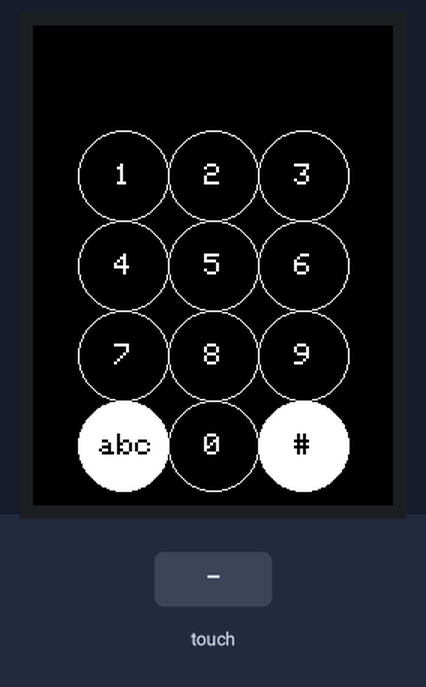
Bench run of a sketch on a simulated Arduino Leonardo, built with avr-gcc and run on an emulated ATmega32U4. Parts: 240×320 colour display. The test bench sets the inputs (shaded band).

Above: at 1.4 s.
1.5 s: touch panel pressed at 13 % / 90 % of its raw x / y range
3.0 s: touch panel pressed at 62 % / 90 % of its raw x / y range
At 3.6 s:
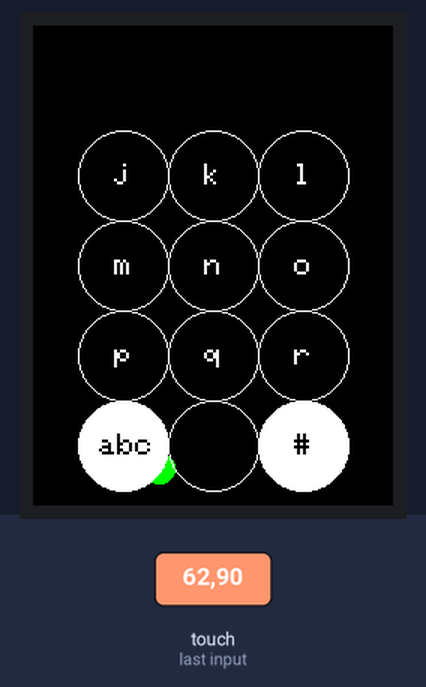
4.7 s: touch panel pressed at 13 % / 90 % of its raw x / y range
At 5.4 s:
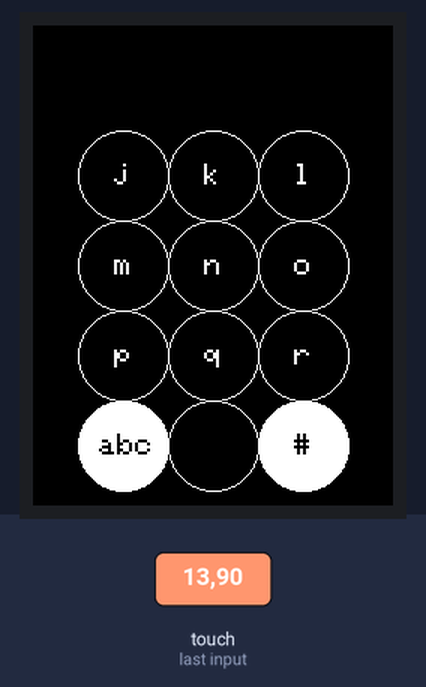
6.4 s: touch panel pressed at 13 % / 10 % of its raw x / y range
At 7.7 s:
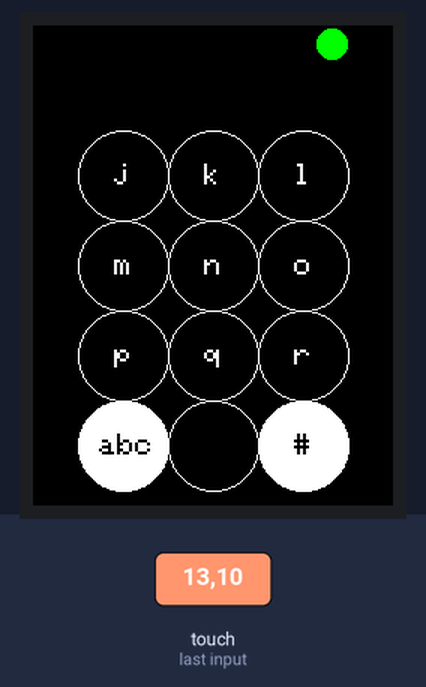
8.0 s: touch panel pressed at 62 % / 90 % of its raw x / y range
At 8.6 s:
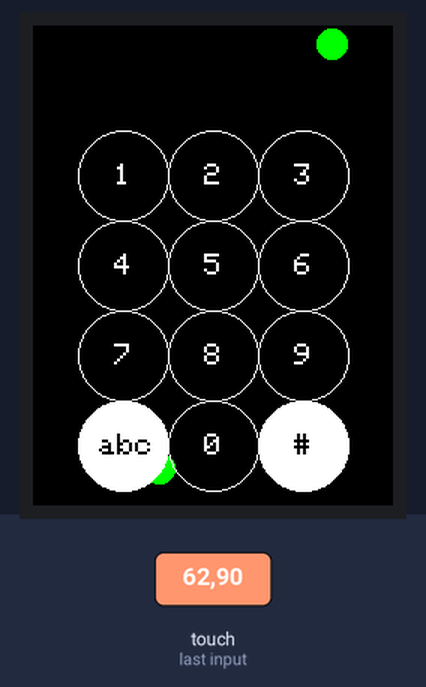
9.7 s: touch panel pressed at 62 % / 90 % of its raw x / y range
At 11.1 s:
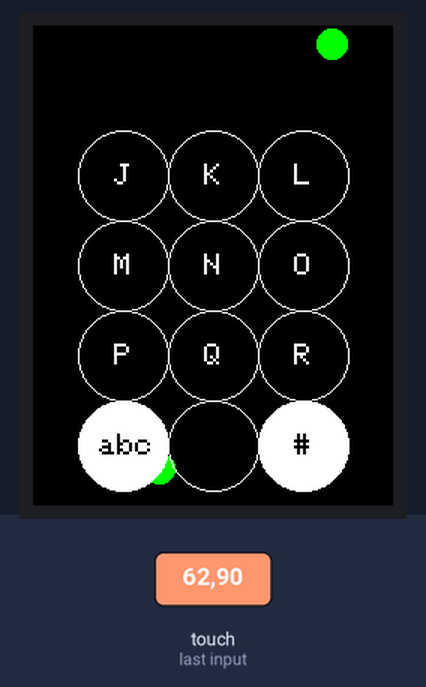
Timing chart, 0 to 12.4 s (numbered marks = the images above; inputs shaded):
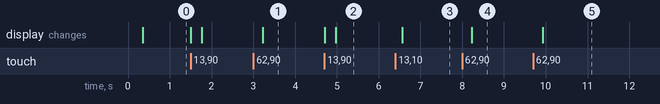

The sketch:

KTouch.ino
```cpp
// the regular Adafruit "TouchScreen.h" library only works on AVRs

// different mcufriend shields have Touchscreen on different pins
// and rotation.
// Run the TouchScreen_Calibr_native sketch for calibration of your shield


#include <MCUFRIEND_kbv.h>
MCUFRIEND_kbv tft;       // hard-wired for UNO shields anyway.
#include <TouchScreen.h>


//char *name = "BGood.";  //edit name of shield
char sname = 'B';
char *name = &sname;  //edit name of shield
const int XP=7,XM=A1,YP=A2,YM=6; //240x320 ID=0x9329
const int TS_LEFT=895,TS_RT=153,TS_TOP=87,TS_BOT=905;
const int TS_MINX=87,TS_MAXX=905,TS_MINY=153,TS_MAXY=895;


/*
char *name = "BGood";  //edit name of shield
const int XP=7,XM=A1,YP=A2,YM=6; //240x320 ID=0x9329
const int TS_LEFT=871,TS_RT=177,TS_TOP=96,TS_BOT=884;
const int TS_MINX=87,TS_MAXX=905,TS_MINY=157,TS_MAXY=895;
*/

/*
char *name = "MM";  //edit name of shield
const int XP=7,XM=A1,YP=A2,YM=6; //240x320 ID=0x9329
const int TS_LEFT=871,TS_RT=177,TS_TOP=96,TS_BOT=884;
const int TS_MINX=87,TS_MAXX=905,TS_MINY=157,TS_MAXY=895;    // clock 1,2,3,4,5 -> 3,2,1,4,5 [ \ ]
*/

/*
char *name = "MM1";  //edit name of shield !!! testing !!!
const int XP=7,XM=A1,YP=A2,YM=6; //240x320 ID=0x9329
const int TS_LEFT=871,TS_RT=177,TS_TOP=96,TS_BOT=884;
//const int TS_MINX=87,TS_MAXX=905,TS_MINY=157,TS_MAXY=895;    // clock 1,2,3,4,5 -> 3,2,1,4,5 [ \ ]
const int TS_MINX=87,TS_MAXX=905,TS_MINY=157,TS_MAXY=895;    // clock 1,2,3,4,5 -> 3,2,1,4,5 [ \ ]

//const int TS_MINX=910,TS_MAXX=78,TS_MINY=106,TS_MAXY=910;

*/

/*
char *name = "M1";  //edit name of shield

const int XP=8,XM=A2,YP=A3,YM=9; //240x320 ID=0x9341
const int TS_LEFT=106,TS_RT=910,TS_TOP=78,TS_BOT=901;
//const int TS_MINX=905,TS_MAXX=87,TS_MINY=157,TS_MAXY=895;
const int TS_MINX=910,TS_MAXX=78,TS_MINY=106,TS_MAXY=910;
*/


/*
char *name = "Elegoo.";  //edit name of shield
const int XP=8,XM=A2,YP=A3,YM=9; //240x320 ID=0x9329
const int TS_LEFT=895,TS_RT=157,TS_TOP=87,TS_BOT=905;
const int TS_MINX=87,TS_MAXX=905,TS_MINY=157,TS_MAXY=895;
*/


TouchScreen ts = TouchScreen(XP, YP, XM, YM, 300);
TSPoint tp;

#define MINPRESSURE 200
#define MAXPRESSURE 1000

boolean blocked = true;

#include "Keyboard.h" // Arduino Leonardo
#include "display.h" // Display's drawing functions
#include "touch.h"  // Touch functions

void setup(void){

  tft_setup();
}


void loop(){

 char code;

 tft.fillScreen(BLACK);
 // wait for a code then show the corresponding screen

 code = getCode();

 // Print the key touched

 switch(code){
  case '#':  // if none is selected the returned code is '#'.
      break;
  case '!':  // "execution mode". Write words and sentences.
      code = getCode();
      switch(code){
        case 'a':
          Keyboard.println("Abra cadabra");
        break;

        case 's':
          Keyboard.println("Salvador");
        break;
      }
      break;

  default:
      Keyboard.print(code);
      break;
  }
}
```

display.h
```cpp
//Display's drawing functions

/*
// Assign human-readable names to some common 16-bit color values:
#define BLACK   0x0000
#define BLUE    0x001F
#define RED     0xF800
#define GREEN   0x07E0
#define CYAN    0x07FF
#define MAGENTA 0xF81F
#define YELLOW  0xFFE0
#define WHITE   0xFFFF
*/

const uint16_t BLACK  = 0x0000;
const uint16_t BLUE   = 0x001F;
const uint16_t RED    = 0xF800;
const uint16_t GREEN  = 0x07E0;
const uint16_t MAGENTA = 0xF81F;
const uint16_t YELLOW   = 0xFFE0;
const uint16_t CYAN   = 0x07FF;
const uint16_t WHITE  = 0xFFFF;


void textckeypad(uint16_t x0, uint16_t y0, uint16_t c, char t){
  // prints c char into the keypad circle.

      tft.setCursor(x0-6,y0-8);
      tft.setTextSize(2);
      tft.setTextColor(c);
      tft.print(t);
}

char ckeypad(uint16_t x0, uint16_t y0, uint16_t r, uint16_t c, int l, boolean blocked){

  // l layout abc -> 123
  // return the selected number if blocked.

 // blocked = true;
  // O O O
  // O O O
  // O O O
  //   O [O]

  // 1 2 3
  // 4 5 6
  // 7 8 9
  //   0 [] //


 char cs[]= "0123456789!abcdefghi jklmnopqr stuvwxyz.0123456789 ABCDEFGHI JKLMNOPQR STUVWXYZ.";

  char n; // number touched on cKeypad.

  //1rst col

  tft.drawCircle(x0,y0,r,c);    //  1
  textckeypad(x0,y0,c,cs[1+(l*10)]);

  tft.drawCircle(x0,y0+2*r,r,c);//  4
  textckeypad(x0,y0+2*r,c,cs[4+(l*10)]);

  tft.drawCircle(x0,y0+4*r,r,c);//  7
  textckeypad(x0,y0+4*r,c,cs[7+(l*10)]);

  tft.fillCircle(x0,y0+6*r,r,c);//  abc
  textckeypad(x0-10,y0+6*r,BLACK,'a');
  tft.print("bc");
  //tft.print('c');


  //2on col
  tft.drawCircle(x0+2*r,y0,r,c);    // 2
  textckeypad(x0+2*r,y0,c,cs[2+(l*10)]);

  tft.drawCircle(x0+2*r,y0+2*r,r,c);// 5
  textckeypad(x0+2*r,y0+2*r,c,cs[5+(l*10)]);

  tft.drawCircle(x0+2*r,y0+4*r,r,c);// 8
  textckeypad(x0+2*r,y0+4*r,c,cs[8+(l*10)]);

  tft.drawCircle(x0+2*r,y0+6*r,r,c);// 0
  textckeypad(x0+2*r,y0+6*r,c,cs[0+(l*10)]);


  //3rd Col
  tft.drawCircle(x0+4*r,y0,r,c);    // 3
  textckeypad(x0+4*r,y0,c,cs[3+(l*10)]);

  tft.drawCircle(x0+4*r,y0+2*r,r,c);// 6
  textckeypad(x0+4*r,y0+2*r,c,cs[6+(l*10)]);

  tft.drawCircle(x0+4*r,y0+4*r,r,c);// 9
  textckeypad(x0+4*r,y0+4*r,c,cs[9+(l*10)]);

  tft.fillCircle(x0+4*r,y0+6*r,r,c);// . // 10
  textckeypad(x0+4*r,y0+6*r,BLACK,'#');


  while(blocked){
    tp = ts.getPoint();
    pinMode(XM, OUTPUT);
    pinMode(YP, OUTPUT);

    if (tp.z < MINPRESSURE || tp.z > MAXPRESSURE) continue;
   // if (tp.x > 450 && tp.x < 570  && tp.y > 450 && tp.y < 570) blocked = false;


    //tft.setCursor(0, (tft.height() * 3) / 4);
    //tft.print("tp.x=" + String(tp.x) + " tp.y=" + String(tp.y) + " n:"+n);

   // Bgood Configuration
    tp.x = map(tp.x, TS_MAXX, TS_MINX, 0, tft.width());
    tp.y = map(tp.y, TS_MINY, TS_MAXY, 0, tft.height());
    tft.fillCircle(tp.x, tp.y, 10, GREEN);

   // MM Configuration
   // tp.x = map(tp.x, TS_MAXX, TS_MINX, 0, tft.height());
   // tp.y = map(tp.y, TS_MINY, TS_MAXY, 0, tft.width());
   // tft.fillCircle(tp.y, tp.x, 10, GREEN);

    // Delete the number printing it in black
    //tft.setCursor(0, (tft.height() * 3) / 4);
    //tft.setCursor(0, (tft.height()-60));
    // tft.setTextColor(BLACK);
    //tft.print(n);

    if (tp.x > x0-r && tp.x < x0+r && tp.y > y0-r && tp.y < y0+r) n = cs[1+(l*10)];
    if (tp.x > x0+r && tp.x < x0+3*r && tp.y > y0-r && tp.y < y0+r) n = cs[2+(l*10)];
    if (tp.x > x0+3*r && tp.x < x0+5*r && tp.y > y0-r && tp.y < y0+r) n = cs[3+(l*10)];

    if (tp.x > x0-r && tp.x < x0+r && tp.y > y0+r && tp.y < y0+3*r) n = cs[4+(l*10)];
    if (tp.x > x0+r && tp.x < x0+3*r && tp.y > y0+r && tp.y < y0+3*r) n = cs[5+(l*10)];
    if (tp.x > x0+3*r && tp.x < x0+5*r && tp.y > y0+r && tp.y < y0+3*r) n = cs[6+(l*10)];

    if (tp.x > x0-r && tp.x < x0+r && tp.y > y0+3*r && tp.y < y0+5*r) n = cs[7+(l*10)];
    if (tp.x > x0+r && tp.x < x0+3*r && tp.y > y0+3*r && tp.y < y0+5*r) n = cs[8+(l*10)];
    if (tp.x > x0+3*r && tp.x < x0+5*r && tp.y > y0+3*r && tp.y < y0+5*r) n = cs[9+(l*10)];

    if (tp.x > x0-r && tp.x < x0+r && tp.y > y0+5*r && tp.y < y0+7*r) n = 16; // STX abc
    if (tp.x > x0+r && tp.x < x0+3*r && tp.y > y0+5*r && tp.y < y0+7*r) n = cs[0+(l*10)];
    if (tp.x > x0+3*r && tp.x < x0+5*r && tp.y > y0+5*r && tp.y < y0+7*r) n = 2; // DLE |>


    //Print the number
    //tft.setCursor(0, (tft.height() * 3) / 4);
    //tft.setCursor(0, (tft.height()-60));
    //tft.setTextSize(2);
    //tft.setTextColor(RED);
    //tft.println(n);

    blocked = false;

  }
  return n;
}


int l = 0; // l layout 123 -> abc

char getCode(){
// Return char of the number or letter touched on cKeypad

    char n;      // number touched on cKeypad.
    char code='#';   // previous number touched on cKeypad.

    blocked=true;
    n = ckeypad(60,100,30,WHITE,l,blocked);


    while(n != 2){  // 2 is the key number to send the code (STX) ascii.
      if(n==16){    // 16 DLE is the key changing 123 -> abc
         // esborra el keypad actual
         ckeypad(60,100,30,BLACK,l,false);

         l++;
         l=l%8;  // number of layout. (numbers and letters screens)
      }
      blocked=true;
      code = n; // saving touched key on code
      n = ckeypad(60,100,30,WHITE,l,blocked);
    }

    return code;
}
```

touch.h
```cpp
uint16_t ID;
uint8_t Orientation = 0;    //PORTRAIT


void tft_setup(){

  tft.reset();
  ID = tft.readID();
  tft.begin(ID);
  tft.setRotation(Orientation);
  tft.fillScreen(BLACK);

}
```

Measured:
- after the input at 3.0 s, the display: changes after 0.22 s (image 1)
- after the input at 4.7 s, the display: first changes at once (image 2 shows a later state)
- after the input at 6.4 s, the display: changes after 0.17 s (image 3)
- after the input at 8.0 s, the display: changes after 0.22 s (image 4)
- after the input at 9.7 s, the display: changes after 0.22 s (image 5)
